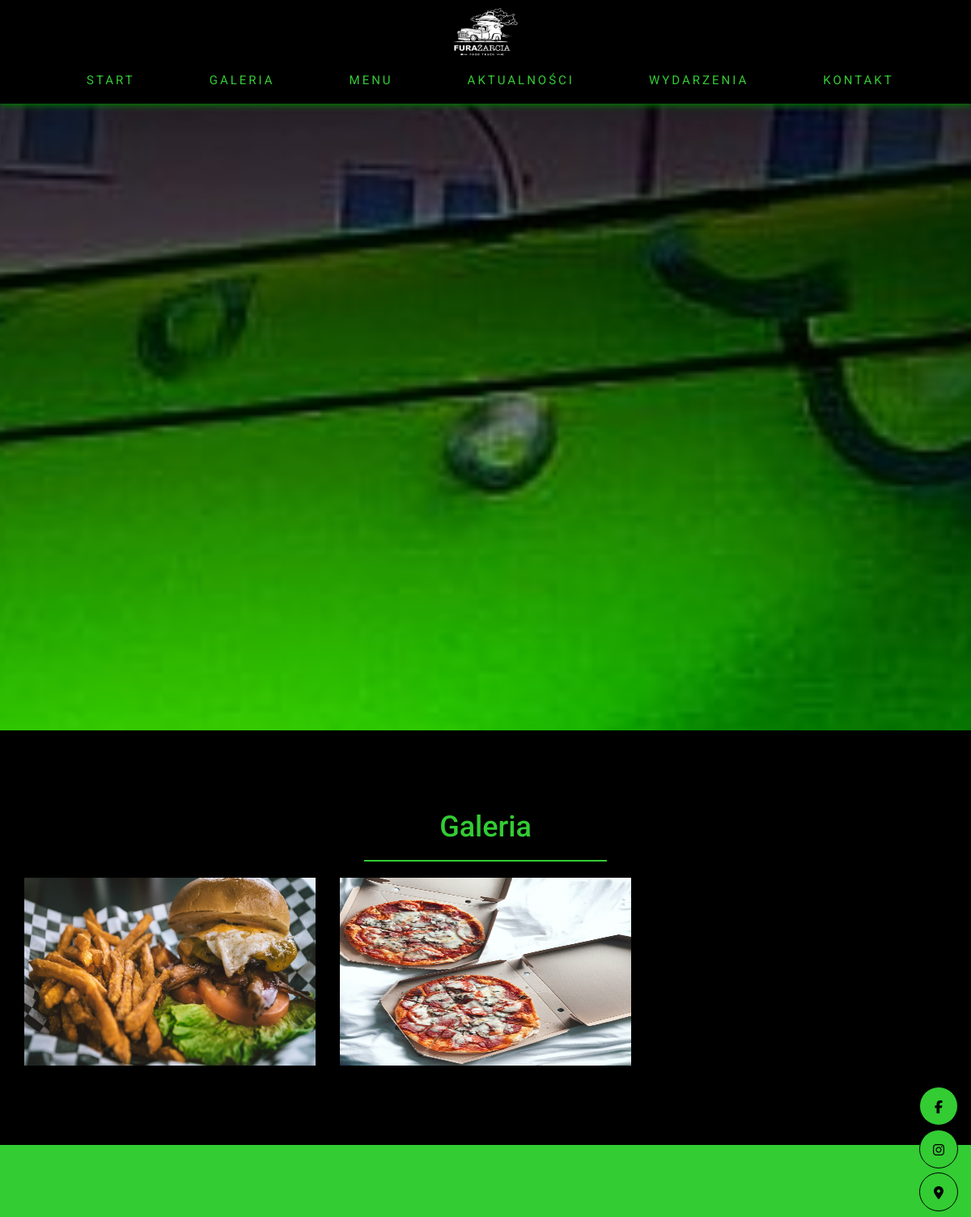
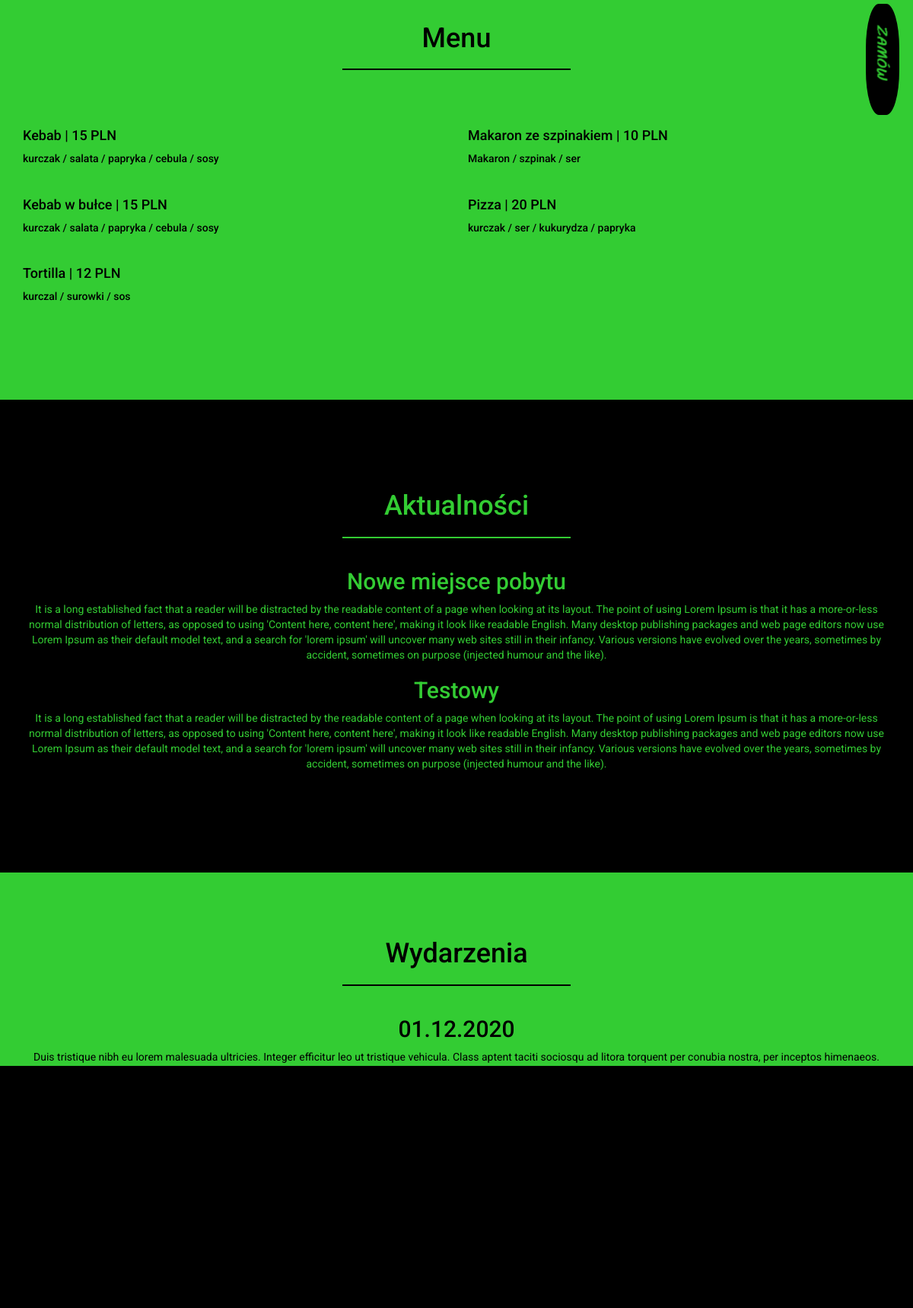
The page / (upper part) on the database its author committed (2 pictures, top to bottom).
### tables this page shows
CREATE TABLE `galeria` (
  `id_galeria` int(11) NOT NULL,
  `zdjecie` text NOT NULL
);

CREATE TABLE `menu` (
  `id_menu` int(11) NOT NULL,
  `nazwa` text NOT NULL,
  `sklad` text NOT NULL,
  `cena` varchar(255) NOT NULL,
  `pozycja` int(11) NOT NULL
);

CREATE TABLE `aktualnosci` (
  `id_aktualnosci` int(11) NOT NULL,
  `naglowek` text NOT NULL,
  `tresc` text NOT NULL,
  `pozycja` int(11) NOT NULL
);

CREATE TABLE `wydarzenia` (
  `id_wydarzenia` int(11) NOT NULL,
  `naglowek` text NOT NULL,
  `tresc` text NOT NULL,
  `pozycja` int(11) NOT NULL
);

### index.php (the view, shortened to what this page needs)
<?php
$link = mysqli_connect("localhost", "root", "", "fura_zarcia");
?>
<!DOCTYPE html>
<html lang="en">
<head>
	<link rel="stylesheet" href="css/bootstrap.min.css">
	<link rel="stylesheet" href="css/animate.min.css">
	<link rel="stylesheet" href="css/font-awesome.min.css">
	<link rel="stylesheet" href="css/nivo-lightbox.css">
	<link rel="stylesheet" href="css/nivo_themes/default/default.css">
	<link rel="stylesheet" href="css/style.css">
</head>
<body data-spy="scroll" data-target="#navbar">
 <section class="navbar navbar-default navbar-fixed-top" role="navigation" >
	<div class="container" id="menucontainer">
	<img src="images/logofura.jpg" style="width: 80px; height:60px; "  class="img-responsive center-block" alt="team img">
		<div class="collapse navbar-collapse" id="navbar">
			<ul class="nav navbar-nav ">
				<li><a href="#home" class="smoothscroll ">START</a></li>
				<li><a href="#gallery" class=" smoothscroll">GALERIA</a></li>
				<li><a href="#menu" class=" smoothscroll">MENU</a></li>
				<li><a href="#aktualnosci" class=" smoothscroll">AKTUALNOŚCI</a></li>
				<li><a href="#wydarzenia" class="smoothscroll">WYDARZENIA</a></li>
				<li><a href="#godziny" class=" smoothscroll">KONTAKT</a></li>
			</ul>
		</div>
	</div>
</section>
<section id="home" >
	<div class="container">
		<div class="row">
			<div class="col-md-12 col-sm-12">
			</div>
	</div>
</section>
<div id="social-links" class="">
	<ul class="social-icon">
		<li><a href="https://pl-pl.facebook.com/furazarcia/videos/d41d8cd9/519090792368074/" class="fa fa-facebook wow fadeInUp" data-wow-delay="0.3s"></a></li>
		<br/>
		<li><a href="https://www.instagram.com/fura_zarcia/"  class="fab fa-instagram wow fadeInUp" data-wow-delay="0.6s"></a></li>
		<br/>
		<li><a href="#lokalizacja"  class="fas fa-map-marker-alt wow fadeInUp" data-wow-delay="0.9s"></a></li>
	</ul>
		<div id="zamow" class="wow fadeInUp" data-wow-delay="1.2s"><a href="https://pl-pl.facebook.com/furazarcia/videos/d41d8cd9/519090792368074/"  data-toggle="modal" data-target="#modalZamow" data-wow-delay="0.9s"><img src="images/zamowTekst3.png" style="width: 35px; margin-top:10px; margin-left:5px;"></a></div>
</div>
<section id="gallery" >
	<div class="container">
		<div class="row">
			<div class="col-md-offset-2 col-md-8 col-sm-12 text-center">
				<h1>Galeria</h1>
				<hr>
			</div>
				<?php
					$query = 'SELECT * FROM galeria';
					$result = mysqli_query($link, $query);
					while($row = mysqli_fetch_array($result)) {
						echo '
						<div class="col-lg-4 col-sm-4 wow fadeInUp" data-wow-delay="0.3s">
						<a href="images/galeria/'.$row['zdjecie'].'" data-lightbox-gallery="zenda-gallery"><img src="images/galeria/'.$row['zdjecie'].'" alt="gallery img"></a>
						</div>
						';
					}
				?>
		</div>
	</div>
</section>
<section id="menu" >
	<div class="container" >
		<div class="row wow fadeInUp" data-wow-delay="0.6s">
			<div class="col-md-offset-2 col-md-8 col-sm-12 text-center">
				<h1>Menu</h1>
				<hr>
			</div>
<?php
		$query = "SELECT * FROM menu";
		$result = mysqli_query($link, $query);
		while($row = mysqli_fetch_array($result)) {
			echo '
			<div class="col-md-6 col-sm-6">
				<h4>'.$row['nazwa'].' | '.$row['cena'].'</h4>
				<h5>'.$row['sklad'].'</h5>
			</div>
			';
		}
?>
		</div>
	</div>
</section>
<section id="aktualnosci" >
	<div class="container">
		<div class="row wow fadeInUp"  data-wow-delay="0.6s">
			<div class="col-md-offset-2 col-md-8 col-sm-12 text-center">
				<h1>Aktualności</h1>
				<hr>
			</div>
			<?php
				$query = "SELECT * FROM aktualnosci";
				$result = mysqli_query($link, $query);
				while($row = mysqli_fetch_array($result)) {
					echo '
					<div class="col-md-12 col-sm-12">
						<h2>'.$row['naglowek'].'</h2>
						<span>'.$row['tresc'].'</span>
					</div>
						';
					}
			?>
	</div>
</section>
<section id="wydarzenia" >
	<div class="container">
		<div class="row wow fadeInUp"  data-wow-delay="0.6s">
			<div class="col-md-offset-2 col-md-8 col-sm-12 text-center">
				<h1>Wydarzenia</h1>
				<hr>
			</div>
			<?php
				$query = "SELECT * FROM wydarzenia";
				$result = mysqli_query($link, $query);
				while($row = mysqli_fetch_array($result)) {
					echo '
					<div class="col-md-12 col-sm-12">
						<h2>'.$row['naglowek'].'</h2>
						<span>'.$row['tresc'].'</span>
					</div>
					';
				}
			?>
	</div>
</section>
<section id="contact" >
</section>
</body>
</html>

### css/style.css (style rules this page uses)
body { background-attachment: fixed; background-repeat: no-repeat; background-color: black; font-family: 'Roboto', sans-serif; font-weight: 400; position: relative; }
hr { border-top: 2px solid #33cc33; width: 300px; }
#menu hr { border-top: 2px solid black; width: 300px; }
#wydarzenia hr { border-top: 2px solid black; width: 300px; }
#menu, #gallery, #aktualnosci, #wydarzenia { padding-top: 100px; padding-bottom: 100px; }
#menu { background-color: #33cc33; color: black; }
.navbar-default { background: black; box-shadow: 0px 2px 8px 0px green; border: none; margin-bottom: 0; text-align: center; padding-top:10px; }
.navbar-brand, .navbar-nav li a { line-height: 28px; margin-left: 62px; }
.navbar-default .navbar-nav li a { font-size: 15px; letter-spacing: 3px; color: #33cc33; }
#social-links { list-style-type: none; z-index: 100; position: fixed; right: 0; top: 30%; }
#home { background: url('../images/home-bg333.jpg') repeat-y fixed; -webkit-background-size: cover; background-size: cover; background-position: center; color: white; display: -webkit-box; display: -webkit-flex; display: -ms-flexbox; display: flex; -webkit-box-align: center; -webkit-align-items: center; -ms-flex-align: center; align-items: center; height: 100vh; text-align: center; margin-top:8.5%; }
#aktualnosci { text-align: center; background-color: black; }
#aktualnosci h1 { color:#33cc33 }
#aktualnosci h2 { color: #33cc33; }
#aktualnosci span { color: #33cc33; }
#wydarzenia { text-align: center; color: black; background-color: #33cc33; }
#menu h4 { line-height: 1.5; }
#menu .col-md-8 { padding-bottom: 42px; }
#menu .col-md-6 { padding-bottom: 18px; }
#gallery { padding-top: 80px; padding-bottom: 80px; background-color: black; color: #33cc33; }
#gallery img { width: 100%; height: 250px; padding-bottom: 18px; }
#contact { padding-top: 80px; padding-bottom: 100px; }
.social-icon { padding: 0; }
.social-icon li { list-style: none; display: inline-block; padding: 0; }
.social-icon li a { background: #33cc33; border-radius: 50%; border: black solid 1px; color: black; font-size: 16px; width: 48px; height: 48px; line-height: 48px; text-align: center; text-decoration: none; transition: all 0.4s ease-in-out; margin-top: 5px; margin-right: 16px; top: 0; position: relative; padding: 0; }
#zamow { width: 48px; height: 150px; background-color: black; border-radius: 40%; border: #33cc33 solid 2px; position:relative; top: 0; transition: all 0.4s ease-in-out; }

### rows shown on the page
galeria: zdjecie (picture)
galeria: zdjecie (picture)
menu: nazwa "Kebab", cena "15 PLN", sklad "kurczak / salata / papryka / cebula / sosy"
menu: nazwa "Makaron ze szpinakiem", cena "10 PLN", sklad "Makaron / szpinak / ser"
menu: nazwa "Kebab w bułce", cena "15 PLN", sklad "kurczak / salata / papryka / cebula / sosy"
menu: nazwa "Pizza", cena "20 PLN", sklad "kurczak / ser / kukurydza / papryka"
menu: nazwa "Tortilla", cena "12 PLN", sklad "kurczal / surowki / sos"
aktualnosci: naglowek "Nowe miejsce pobytu", tresc "It is a long established fact that a reader will be distracted by the readable content of a page when looking at its layout. The point of using Lorem Ipsum is that it has a more-or-less normal distribution of letters, as opposed to using 'Content here, content here', making it look like readable English. Many desktop publishing packages and web page editors now use Lorem Ipsum as their default model text, and a search for 'lorem ipsum' will uncover many web sites still in their infancy. Various versions have evolved over the years, sometimes by accident, sometimes on purpose (injected humour and the like)."
aktualnosci: naglowek "Testowy", tresc "It is a long established fact that a reader will be distracted by the readable content of a page when looking at its layout. The point of using Lorem Ipsum is that it has a more-or-less normal distribution of letters, as opposed to using 'Content here, content here', making it look like readable English. Many desktop publishing packages and web page editors now use Lorem Ipsum as their default model text, and a search for 'lorem ipsum' will uncover many web sites still in their infancy. Various versions have evolved over the years, sometimes by accident, sometimes on purpose (injected humour and the like)."
wydarzenia: naglowek "01.12.2020", tresc "Duis tristique nibh eu lorem malesuada ultricies. Integer efficitur leo ut tristique vehicula. Class aptent taciti sociosqu ad litora torquent per conubia nostra, per inceptos himenaeos. Donec scelerisque lobortis enim sodales feugiat. Sed id facilisis ipsum, nec pharetra dui. Nunc tempor a est ut volutpat. Cras dignissim massa mollis tellus vehicula tincidunt. Aenean magna nunc, placerat eu sem consequat, sodales varius libero. Nunc egestas ipsum sit amet varius vestibulum. Ut id porta dolor, eu vulputate urna. Nullam eleifend laoreet ante sit amet rutrum. Nunc euismod semper magna ut tempus."
